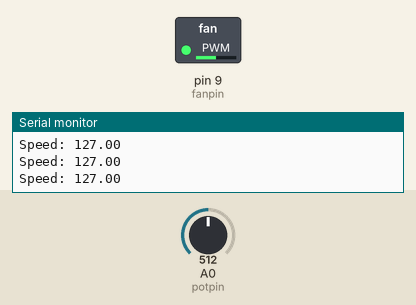
Simulated run of this sketch. Board: Arduino Uno, built with avr-gcc and run on an emulated ATmega328P. Shown: switched loads named in the sketch (green lamp = pin HIGH), the last lines printed to the serial monitor. Inputs (shaded band) come from the test bench; at power-on: A0 (potpin) = 512.

Above: at 1.2 s.
1.3 s: A0 (potpin) set to 375
At 2.7 s:
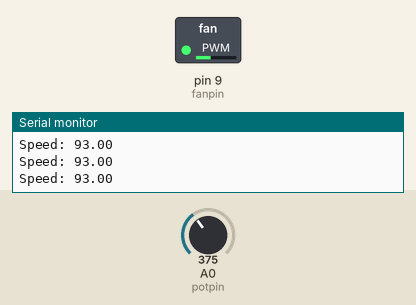
4.3 s: A0 (potpin) set to 351
At 5.5 s:
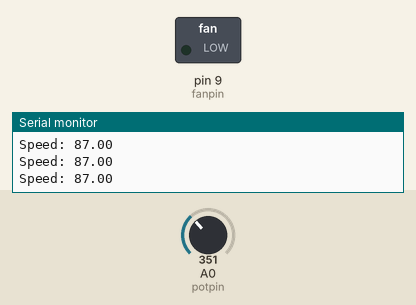
5.8 s: A0 (potpin) set to 716
At 6.7 s:
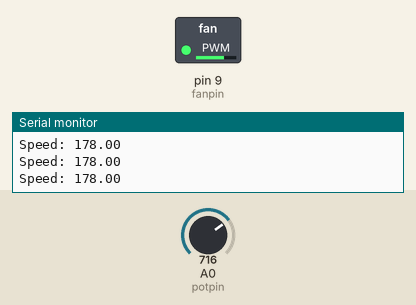
7.3 s: A0 (potpin) set to 900
At 7.7 s:
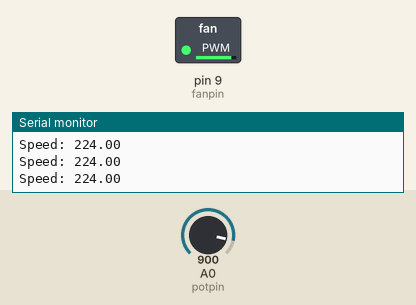
8.8 s: A0 (potpin) set to 511
At 10.0 s:
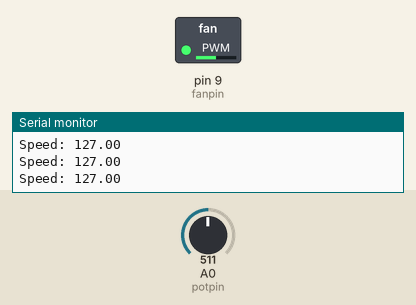
11.8 s: A0 (potpin) set to 306
At 12.1 s:
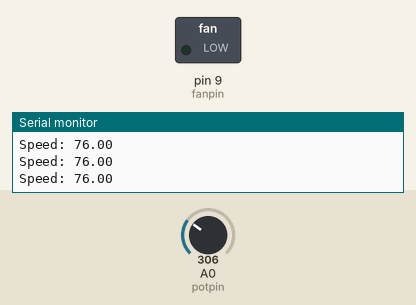
Timing chart, 0 to 14.3 s (numbered marks = the images above; inputs shaded):
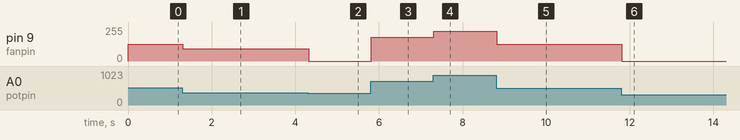

Measured:
- the behaviour switches between 362 and 361 on A0 (potpin) (found by bisection; images 1 and 2)
- after the input at 1.3 s, pin 9 (fanpin): 127/255 → 93/255 at once
- after the input at 4.3 s, pin 9 (fanpin): 93/255 → 0/255 at once
- after the input at 5.8 s, pin 9 (fanpin): 0/255 → 178/255 at once
- after the input at 7.3 s, pin 9 (fanpin): 178/255 → 224/255 at once
- after the input at 8.8 s, pin 9 (fanpin): 224/255 → 127/255 at once
- after the input at 11.8 s, pin 9 (fanpin): 127/255 → 0/255 at once

The sketch:

Potentiometer.ino
```cpp
#define potpin A0
#define fanpin 9
float potvalue = 0;
int threshold = 90;


void setup() {
  Serial.begin(9600);
  pinMode(fanpin, OUTPUT);
  analogWrite(fanpin, 0);

}

void loop() {
  potvalue = analogRead(potpin);

  potvalue = map(potvalue, 0, 1023, 0, 255);
  Serial.print("Speed: ");
  Serial.println(potvalue);

  if (potvalue < 90) {
    digitalWrite(fanpin, LOW);
  }
  else {
    analogWrite(fanpin, potvalue);
  }

  delay(10);
}
```
